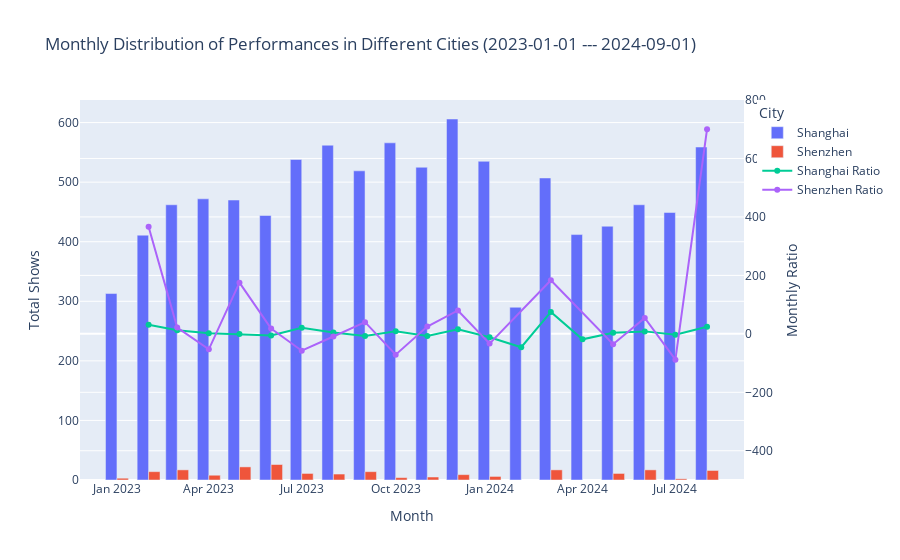

This figure's notebook cell:
### Code cell
monthly_shows = use_sql_query(cur=cur,sql_query=get_monthly_number_of_shows_by_city)
monthly_shows["datetime"] = pd.to_datetime(monthly_shows["year"].astype(str) + "-" + monthly_shows["month"].astype(str), format='%Y-%m')
monthly_shows = monthly_shows[(monthly_shows["datetime"] < "2024-09-01")]


shanghai = monthly_shows[monthly_shows["city"] == "上海"]
shanghai_2023 = shanghai.sort_values(by=['datetime'])
shanghai["monthly_ratio"] = (shanghai["total_shows"] - shanghai["total_shows"].shift(1))*100 / shanghai["total_shows"].shift(1)



beijing = monthly_shows[monthly_shows["city"] == "深圳"]
beijing_2023 = beijing.sort_values(by=['datetime'])
beijing["monthly_ratio"] =( beijing["total_shows"] - beijing["total_shows"].shift(1))*100 / beijing["total_shows"].shift(1)


fig3 = go.Figure()
fig3.add_trace(go.Bar(
    x=shanghai["datetime"],
    y=shanghai["total_shows"],
    name="Shanghai",
    yaxis="y"
))
fig3.add_trace(go.Bar(
    x=beijing["datetime"],
    y=beijing["total_shows"],
    name="Shenzhen",
    yaxis="y"
))


fig3.add_trace(go.Scatter(
    x=shanghai["datetime"],
    y=shanghai["monthly_ratio"],
    mode='lines+markers',
    name="Shanghai Ratio",
    yaxis="y2"
))
fig3.add_trace(go.Scatter(
    x=beijing["datetime"],
    y=beijing["monthly_ratio"],
    mode='lines+markers',
    name="Shenzhen Ratio",
    yaxis="y2"
))


fig3.update_layout(
    title="Monthly Distribution of Performances in Different Cities (2023-01-01 --- 2024-09-01)",
    xaxis_title="Month",
    yaxis_title="Total Shows",
    yaxis2=dict(title="Monthly Ratio", overlaying="y", side="right",range=[-500,800]),
    legend_title="City",
    barmode="group"
)

fig3.show()

### Figure 1 — Plotly figure (JSON) as saved in the notebook; plotly's stock layout.template omitted (floating-point values rounded to 4 significant figures)
{"data": [{"name": "Shanghai", "type": "bar", "x": ["2023-01-01T00:00:00", "2023-02-01T00:00:00", "2023-03-01T00:00:00", "2023-04-01T00:00:00", "2023-05-01T00:00:00", "2023-06-01T00:00:00", "2023-07-01T00:00:00", "2023-08-01T00:00:00", "2023-09-01T00:00:00", "2023-10-01T00:00:00", "2023-11-01T00:00:00", "2023-12-01T00:00:00", "2024-01-01T00:00:00", "2024-02-01T00:00:00", "2024-03-01T00:00:00", "2024-04-01T00:00:00", "2024-05-01T00:00:00", "2024-06-01T00:00:00", "2024-07-01T00:00:00", "2024-08-01T00:00:00"], "y": [313, 411, 462, 472, 470, 444, 538, 562, 519, 566, 525, 606, 535, 290, 507, 412, 426, 462, 449, 559], "yaxis": "y"}, {"name": "Shenzhen", "type": "bar", "x": ["2023-01-01T00:00:00", "2023-02-01T00:00:00", "2023-03-01T00:00:00", "2023-04-01T00:00:00", "2023-05-01T00:00:00", "2023-06-01T00:00:00", "2023-07-01T00:00:00", "2023-08-01T00:00:00", "2023-09-01T00:00:00", "2023-10-01T00:00:00", "2023-11-01T00:00:00", "2023-12-01T00:00:00", "2024-01-01T00:00:00", "2024-03-01T00:00:00", "2024-05-01T00:00:00", "2024-06-01T00:00:00", "2024-07-01T00:00:00", "2024-08-01T00:00:00"], "y": [3, 14, 17, 8, 22, 26, 11, 10, 14, 4, 5, 9, 6, 17, 11, 17, 2, 16], "yaxis": "y"}, {"mode": "lines+markers", "name": "Shanghai Ratio", "type": "scatter", "x": ["2023-01-01T00:00:00", "2023-02-01T00:00:00", "2023-03-01T00:00:00", "2023-04-01T00:00:00", "2023-05-01T00:00:00", "2023-06-01T00:00:00", "2023-07-01T00:00:00", "2023-08-01T00:00:00", "2023-09-01T00:00:00", "2023-10-01T00:00:00", "2023-11-01T00:00:00", "2023-12-01T00:00:00", "2024-01-01T00:00:00", "2024-02-01T00:00:00", "2024-03-01T00:00:00", "2024-04-01T00:00:00", "2024-05-01T00:00:00", "2024-06-01T00:00:00", "2024-07-01T00:00:00", "2024-08-01T00:00:00"], "y": [null, 31.31, 12.41, 2.165, -0.4237, -5.532, 21.17, 4.461, -7.651, 9.056, -7.244, 15.43, -11.72, -45.79, 74.83, -18.74, 3.398, 8.451, -2.814, 24.5], "yaxis": "y2"}, {"mode": "lines+markers", "name": "Shenzhen Ratio", "type": "scatter", "x": ["2023-01-01T00:00:00", "2023-02-01T00:00:00", "2023-03-01T00:00:00", "2023-04-01T00:00:00", "2023-05-01T00:00:00", "2023-06-01T00:00:00", "2023-07-01T00:00:00", "2023-08-01T00:00:00", "2023-09-01T00:00:00", "2023-10-01T00:00:00", "2023-11-01T00:00:00", "2023-12-01T00:00:00", "2024-01-01T00:00:00", "2024-03-01T00:00:00", "2024-05-01T00:00:00", "2024-06-01T00:00:00", "2024-07-01T00:00:00", "2024-08-01T00:00:00"], "y": [null, 366.7, 21.43, -52.94, 175, 18.18, -57.69, -9.091, 40, -71.43, 25, 80, -33.33, 183.3, -35.29, 54.55, -88.24, 700], "yaxis": "y2"}], "layout": {"barmode": "group", "legend": {"title": {"text": "City"}}, "title": {"text": "Monthly Distribution of Performances in Different Cities (2023-01-01 --- 2024-09-01)"}, "xaxis": {"title": {"text": "Month"}}, "yaxis": {"title": {"text": "Total Shows"}}, "yaxis2": {"overlaying": "y", "range": [-500, 800], "side": "right", "title": {"text": "Monthly Ratio"}}}}
